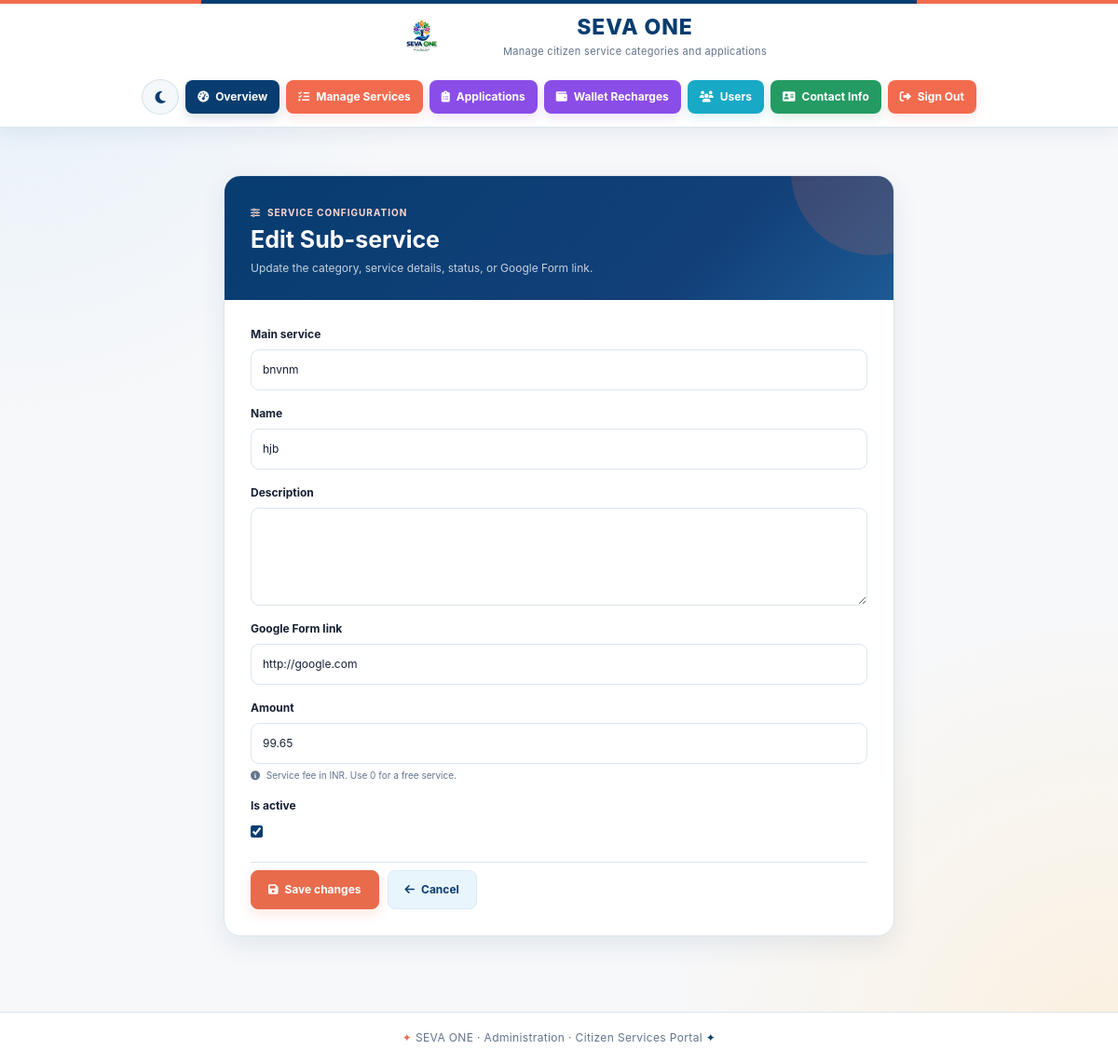
The app's page /manage-services/sub/2/edit/ (signed in) with its own data.
### med/models.py (models this page shows, shortened)
class Service(models.Model):
    main_service = models.ForeignKey(
        MainService,
        on_delete=models.CASCADE,
        related_name="services",
    )
    name = models.CharField(max_length=150)
    description = models.TextField(blank=True)
    google_form_url = models.URLField("Google Form link")
    amount = models.DecimalField(
        max_digits=10,
        decimal_places=2,
        default=Decimal("0.00"),
        validators=[MinValueValidator(Decimal("0.00"))],
        help_text="Service fee in INR. Use 0 for a free service.",
    )
    is_active = models.BooleanField(default=True)
    class Meta:
        ordering = ["name"]

### med/views.py (the view)
# urls.py: path('manage-services/sub/<int:service_id>/edit/', views.edit_service, name='edit_service'),
@user_passes_test(lambda user: user.is_superuser, login_url="/login/")
def edit_service(request, service_id):
    service = get_object_or_404(Service, pk=service_id)
    form = ServiceForm(
        request.POST if request.method == "POST" else None,
        request.FILES if request.method == "POST" else None,
        instance=service,
    )
    if request.method == "POST" and form.is_valid():
        form.save()
        messages.success(request, "Sub-service updated.")
        return redirect("manage_services")
    return render(request, "service_form.html", {
        "form": form,
        "title": "Edit Sub-service",
        "submit_label": "Save changes",
        "help_text": "Update the category, service details, status, or Google Form link.",
    })

### med/forms.py
class ServiceForm(forms.ModelForm):
    class Meta:
        model = Service
        fields = [
            "main_service",
            "name",
            "description",
            "google_form_url",
            "amount",
            "is_active",
        ]
        widgets = {
            "main_service": forms.Select(attrs={"class": "form-select"}),
            "name": forms.TextInput(attrs={"class": "form-control"}),
            "description": forms.Textarea(attrs={"class": "form-control", "rows": 3}),
            "google_form_url": forms.URLInput(attrs={
                "class": "form-control",
                "placeholder": "https://forms.google.com/...",
            }),
            "amount": forms.NumberInput(attrs={
                "class": "form-control",
                "min": "0",
                "step": "0.01",
                "placeholder": "0.00",
            }),
        }

### med/models.py (called while the page is built)
    def __str__(self):
        return self.name

### med/templates/service_form.html (shortened to what this page needs)
{% extends 'admin_base.html' %}
{% block content %}
<div class="container service-form-page">
    <section class="service-form-card">
        <div class="form-card-top">
            <div class="form-header-content">
                <div class="form-label-top">
                    <i class="fa-solid fa-sliders"></i>
                    Service Configuration
                </div>
                <h1>
                    {{ title }}
                </h1>
                <p>
                    {{ help_text }}
                </p>
            </div>
        </div>
        <div class="service-form-body">
            <form
                method="post"
                enctype="multipart/form-data"
                class="service-form"
                novalidate>
                {% for field in form %}
                    <div class="mb-3">
                        <label
                            class="form-label"
                            for="{{ field.id_for_label }}">
                            {{ field.label }}
                        </label>
                        {{ field }}
                        {% if field.help_text %}
                            <div class="field-help">
                                <i class="fa-solid fa-circle-info me-1"></i>
                                {{ field.help_text }}
                            </div>
                        {% endif %}
                    </div>
                {% endfor %}
                <div class="form-actions">
                    <button
                        class="save-button"
                        type="submit">
                        <i class="fa-solid fa-floppy-disk"></i>
                        {{ submit_label|default:"Save" }}
                    </button>
                    <a
                        class="cancel-button"
                        href="{% url 'manage_services' %}">
                        <i class="fa-solid fa-arrow-left"></i>
                        Cancel
                    </a>
                </div>
            </form>
        </div>
    </section>
</div>
{% endblock %}

### med/templates/theme_toggle.html (style rules this page uses)
:root { --navy: #073D70; --navy-dark: #123F78; --navy-light: #174EA6; --coral: #E86B4C; --coral-dark: #D95638; --coral-soft: #FFF0EB; --cream: #FFF4DF; --cream-dark: #FFE8C4; --blue-light: #E9F5FC; --blue-border: #D7EBF8; --text: #172033; --muted: #64748B; --border: #DCE5ED; --theme-bg: #F8FBFD; --theme-surface: #FFFFFF; --theme-surface-raised: #F5F9FC; --theme-ink: #172033; --theme-muted: #64748B; --theme-link: #174EA6; --theme-input: #FFFFFF; }

### med/templates/admin_base.html (style rules this page uses)
:root { --seva-navy: #073D70; --seva-navy-dark: #123F78; --seva-navy-light: #1D5A94; --seva-coral: #F36B4F; --seva-coral-dark: #E85A3F; --seva-coral-light: #FF8A70; --seva-cream: #FFF4DF; --seva-cream-dark: #FFE8C4; --seva-blue-bg: #E9F5FC; --seva-blue-soft: #DFEEF9; --seva-green: #249B63; --seva-green-light: #E9F7F1; --seva-purple: #8B4DE8; --seva-purple-light: #F1EAFE; --seva-cyan: #18A9C7; --seva-cyan-light: #E5F8FC; --seva-orange: #E89A16; --seva-orange-light: #FFF4DA; --seva-red: #DC3F3F; --seva-red-light: #FDECEC; --seva-text: #17324D; --seva-muted: #64748B; --seva-border: #DCE5ED; --seva-page: #F7F8FA; --seva-white: #FFFFFF; --seva-shadow: 0 10px 28px rgba(7,61,112,.09); }
* { box-sizing: border-box; }
html { scroll-behavior: smooth; }
body { margin: 0; padding: 0; min-height: 100vh; font-family: Inter, "Segoe UI", Arial, sans-serif; color: var(--seva-text); background: radial-gradient( circle at 0% 0%, rgba(223,238,249,.75), transparent 28% ), radial-gradient( circle at 100% 100%, rgba(255,232,196,.50), transparent 30% ), var(--seva-page); }
.form-control, .form-select { border: 1px solid #D5E0E9; border-radius: 8px; padding: 10px 12px; color: var(--seva-text); background: #FFFFFF; }

### records on screen
Service: form "bnvnm" "hjb" "http://google.com" "99.65" "☑"

### other values on screen
{{ title }} "Edit Sub-service"
{{ help_text }} "Update the category, service details, status, or Google Form link."
{{ field.label }} "Main service" "Name" "Description" "Google Form link" "Amount" "Is active"
{{ field.help_text }} "Service fee in INR. Use 0 for a free service."
{{ submit_label|default:"Save" }} "Save changes"
